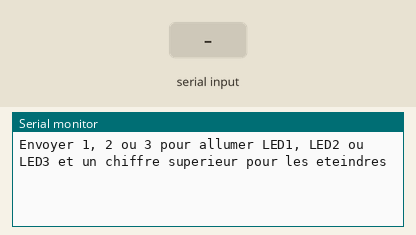
Recording of a sketch running on a simulated Arduino Uno, built with avr-gcc and run on an emulated ATmega328P. Parts: the last lines printed to the serial monitor. Inputs (shaded band) come from the test bench. No radio packets arrive unless stated.

Above: at 1.2 s.
1.3 s: "90,45\n" received over Serial
At 2.0 s:
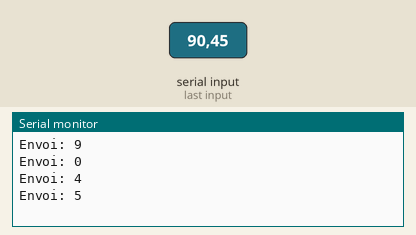
2.8 s: "30,150\n" received over Serial
At 3.5 s:
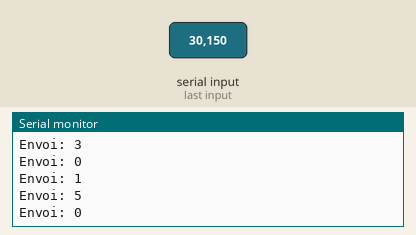
Timing chart, 0 to 5.8 s (numbered marks = the images above; inputs shaded):
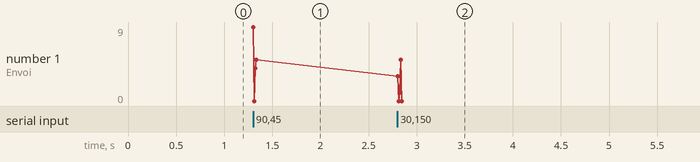

Measured:
- after the input at 1.3 s, the serial monitor: prints a new line at once (image 1)
- after the input at 2.8 s, the serial monitor: prints a new line at once (image 2)

The sketch:

NRF_Transceiver_msg_emitter.ino
```cpp
#include <SPI.h>
#include <RF24.h>

#define CE_PIN 4
#define CSN_PIN 5

RF24 radio(CE_PIN, CSN_PIN);
const byte address[6] = "00001";

void setup() {
  Serial.begin(9600);

  radio.begin();
  radio.openWritingPipe(address);
  radio.setPALevel(RF24_PA_LOW);
  radio.stopListening();

  Serial.println("Envoyer 1, 2 ou 3 pour allumer LED1, LED2 ou LED3 et un chiffre superieur pour les eteindres");
}

void loop() {
  if (Serial.available() > 0) {
    char c = Serial.read();

    if (c>= '0' || c>='3') {
      byte text = c- '0';
      radio.write(&text, sizeof(text));
      Serial.print("Envoi: ");
      Serial.println(text);
    }


  }
}
```
